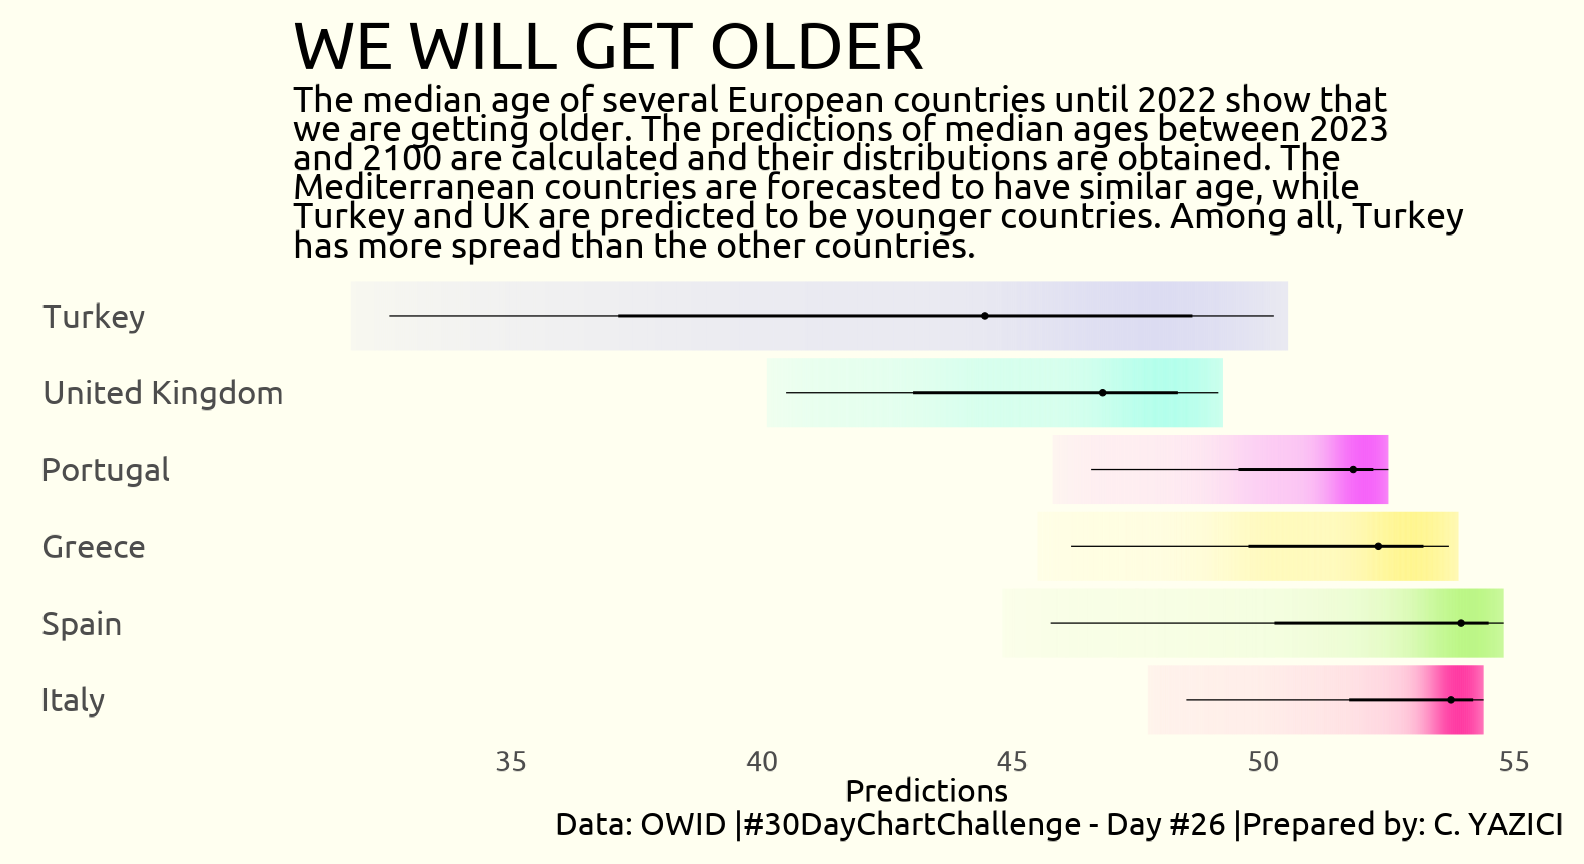

Source code (R):
library(readxl)
library(showtext)

# Font in the Plot

font_add_google('Ubuntu', 'ubuntu')
showtext_auto()

# Data Import

data_age_future <- read_csv("Age_predict.csv") %>%
  clean_names()

# Data Wrangling

data_future <- data_age_future %>%
  filter(entity %in% c("Turkey", "Spain", "Italy", "Portugal", "Greece",
                       "United Kingdom")) %>%
  rename(predictions = median_age_sex_all_age_all_variant_medium,
         actual =  median_age_sex_all_age_all_variant_estimates) %>%
  filter(year >= 2023 & year <= 2100) %>%
  group_by(entity) %>%
  mutate(avg_pred = mean(predictions)) %>%
  ungroup() %>%
  arrange(desc(avg_pred)) %>%
  mutate(entity = reorder(entity, -avg_pred))

data_future_summary <- data_age_future %>%
  filter(entity %in% c("Turkey", "Spain", "Italy", "Portugal", "Greece",
                       "United Kingdom")) %>%
  rename(predictions = median_age_sex_all_age_all_variant_medium,
         actual =  median_age_sex_all_age_all_variant_estimates) %>%
  select(-c(code, predictions)) %>%
  filter(year < 2023) %>%
  select(-year) %>%
  mutate(actual = as.numeric(actual)) %>%
  group_by(entity) %>%
  summarise(avg_age = mean(actual, na.rm = TRUE),
            median_age = median(actual, na.rm = TRUE)) %>%
  ungroup() 
  

subtitle_text <- str_wrap("The median age of several European countries until 2022 show 
that we are getting older. The predictions of median ages between 2023 and 2100
are calculated and their distributions are obtained. The Mediterranean countries
are forecasted to have similar age, while Turkey and UK are predicted to be younger
countries. Among all, Turkey has more spread than the other countries.", 70)

# The Plot

p <-  ggplot(data_future, aes(y = entity, x = predictions,
                          fill = entity)) +
  stat_gradientinterval() +
    scale_fill_manual(values = c("#FF008C", "#74ee15", 
                                 "#ffe700", "#f000ff",
                                 "#00FFE1", "blue")) +
    coord_cartesian(clip = "off") +
    labs(title = "WE WILL GET OLDER",
         subtitle = subtitle_text,
      x = "Predictions",
         caption = "Data: OWID |#30DayChartChallenge - Day #26 |Prepared by: C. YAZICI") +
    theme(panel.background = element_rect(fill = "ivory", color = NA),
          plot.background = element_rect(fill = "ivory", color = NA),
          panel.grid = element_blank(),
          legend.position = "none",
          axis.ticks = element_blank(),
          axis.text.y = element_text(family = "ubuntu", size = 25, hjust = 0),
          axis.text.x = element_text(family = "ubuntu", size = 22),
          axis.title.y = element_blank(),
          axis.title.x = element_text(family = "ubuntu", size = 24),
          plot.caption = element_text(family = "ubuntu", hjust = 1, size = 24),
          plot.title = element_text(family = "ubuntu", hjust = 0, size = 50),
          plot.subtitle = element_text(family = "ubuntu", size = 27, hjust = 0),
          plot.margin = unit(c(0.8, 0.8, 0.8, 1.5), "cm"))
  
  # Save the Plot
  
  ggsave("Day26.png", p, width = 22, height = 12, dpi = 72) 
  

  
